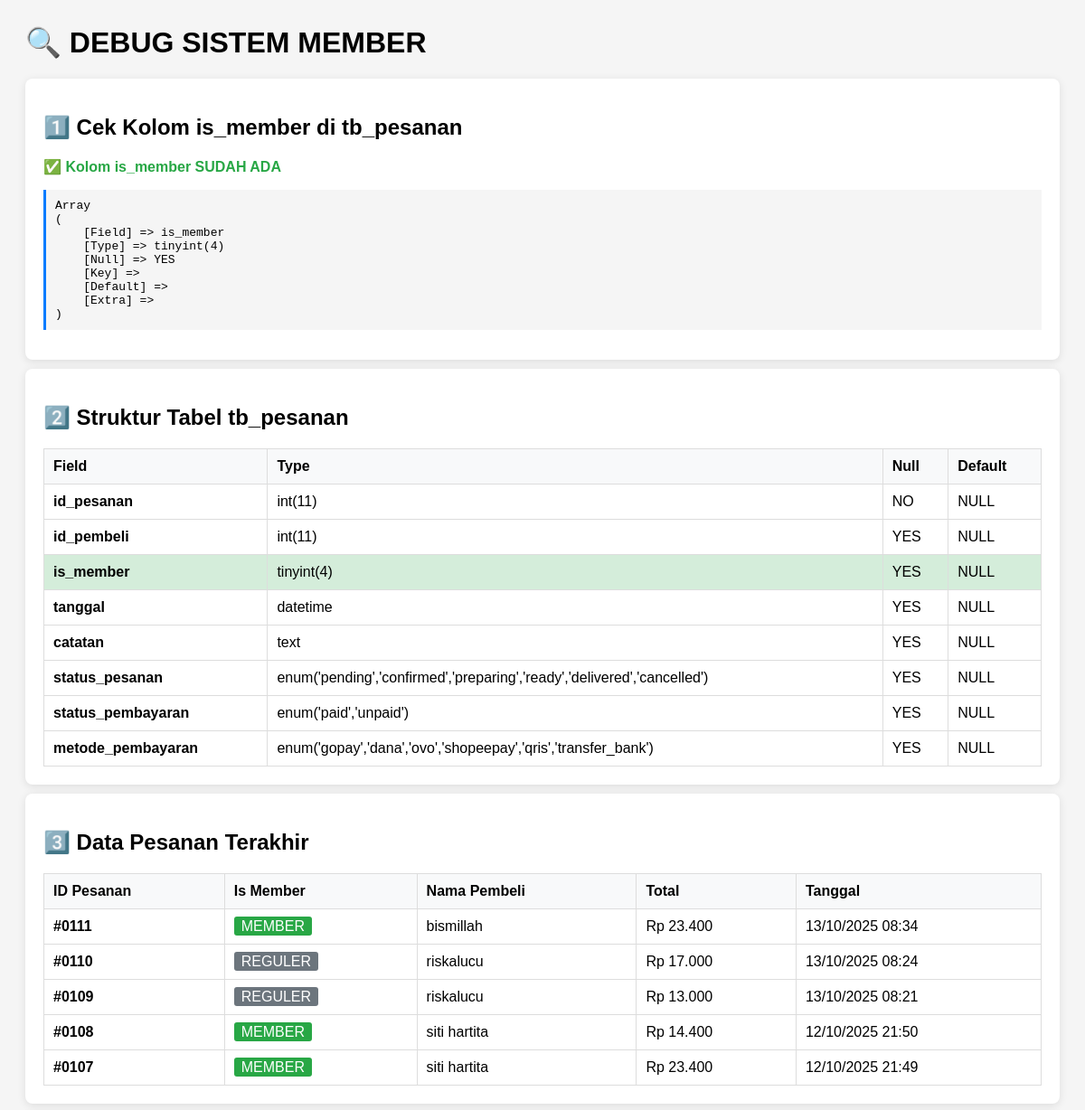
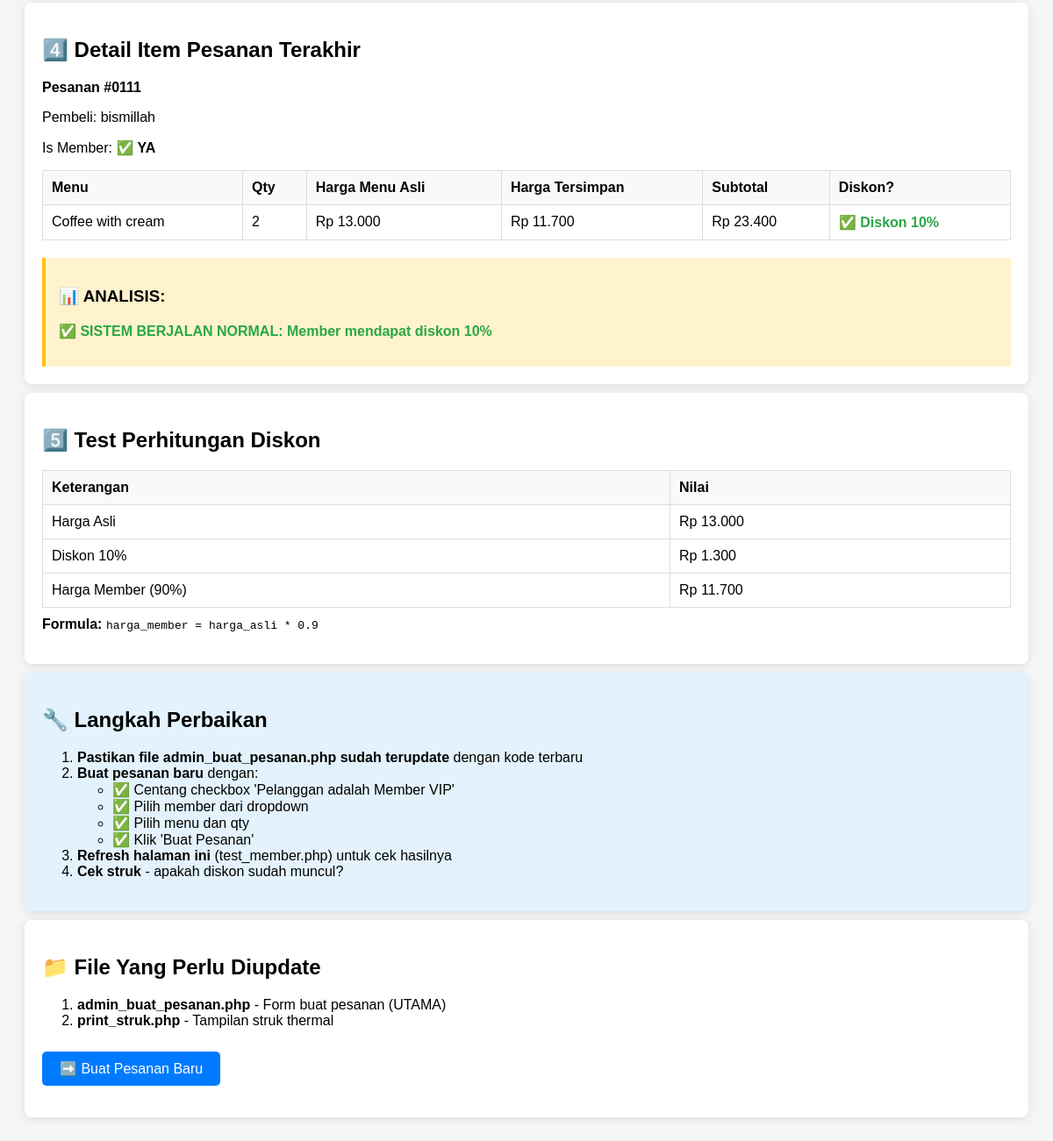
/website/test_member.php, run on the app's committed database (2 pictures, top to bottom).
### tables this page shows
CREATE TABLE IF NOT EXISTS `tb_pesanan` (
  `id_pesanan` int NOT NULL AUTO_INCREMENT,
  `id_pembeli` int DEFAULT NULL,
  `is_member` tinyint DEFAULT NULL,
  `tanggal` datetime DEFAULT NULL,
  `catatan` text,
  `status_pesanan` enum('pending','confirmed','preparing','ready','delivered','cancelled') DEFAULT NULL,
  `status_pembayaran` enum('paid','unpaid') DEFAULT NULL,
  `metode_pembayaran` enum('gopay','dana','ovo','shopeepay','qris','transfer_bank') DEFAULT NULL,
  PRIMARY KEY (`id_pesanan`),
  KEY `FK_tb_pesanan_tb_pembeli` (`id_pembeli`),
  CONSTRAINT `FK_tb_pesanan_tb_pembeli` FOREIGN KEY (`id_pembeli`) REFERENCES `tb_pembeli` (`id_pembeli`) ON DELETE CASCADE ON UPDATE CASCADE
);

CREATE TABLE IF NOT EXISTS `tb_pembeli` (
  `id_pembeli` int NOT NULL AUTO_INCREMENT,
  `nama_pembeli` varchar(100) DEFAULT NULL,
  `nomor_pembeli` varchar(15) DEFAULT NULL,
  `alamat` text,
  PRIMARY KEY (`id_pembeli`)
);

CREATE TABLE IF NOT EXISTS `tb_detailpembayaran` (
  `id_detail` int NOT NULL AUTO_INCREMENT,
  `id_pembayaran` int DEFAULT NULL,
  `id_pesanan` int DEFAULT NULL,
  `jumlah_pesanan` int DEFAULT NULL,
  `harga_satuan` decimal(10,2) DEFAULT NULL,
  `subtotal` decimal(10,2) DEFAULT NULL,
  `id_menu` int DEFAULT NULL,
  PRIMARY KEY (`id_detail`) USING BTREE,
  KEY `FK_tb_detailpembayaran_tb_pembayaran` (`id_pembayaran`),
  KEY `FK_tb_detailpembayaran_tb_pesanan` (`id_pesanan`),
  KEY `Index 4` (`id_menu`),
  CONSTRAINT `FK_tb_detailpembayaran_tb_menu` FOREIGN KEY (`id_menu`) REFERENCES `tb_menu` (`id_menu`),
  CONSTRAINT `FK_tb_detailpembayaran_tb_pembayaran` FOREIGN KEY (`id_pembayaran`) REFERENCES `tb_pembayaran` (`id_pembayaran`) ON DELETE CASCADE ON UPDATE CASCADE,
  CONSTRAINT `FK_tb_detailpembayaran_tb_pesanan` FOREIGN KEY (`id_pesanan`) REFERENCES `tb_pesanan` (`id_pesanan`) ON DELETE CASCADE ON UPDATE CASCADE
);

CREATE TABLE IF NOT EXISTS `tb_menu` (
  `id_menu` int NOT NULL AUTO_INCREMENT,
  `nama` varchar(100) DEFAULT NULL,
  `harga_satuan` decimal(10,2) DEFAULT NULL,
  `foto` varchar(255) DEFAULT NULL,
  PRIMARY KEY (`id_menu`) USING BTREE
);

### website/test_member.php (the view, shortened to what this page needs)
<?php
include "koneksi.php";
echo "<h1>🔍 DEBUG SISTEM MEMBER</h1>";
echo "<div class='box'>";
echo "<h2>1️⃣ Cek Kolom is_member di tb_pesanan</h2>";
$check = mysqli_query($koneksi, "SHOW COLUMNS FROM tb_pesanan LIKE 'is_member'");
if (mysqli_num_rows($check) > 0) {
    $col = mysqli_fetch_assoc($check);
    echo "<p class='success'>✅ Kolom is_member SUDAH ADA</p>";
    echo "<pre>" . print_r($col, true) . "</pre>";
} else {
    echo "<p class='error'>❌ Kolom is_member BELUM ADA!</p>";
    echo "<p>Jalankan query ini:</p>";
    echo "<pre>ALTER TABLE tb_pesanan ADD COLUMN is_member TINYINT(1) DEFAULT 0 AFTER id_pembeli;</pre>";
}
echo "</div>";
echo "<div class='box'>";
echo "<h2>2️⃣ Struktur Tabel tb_pesanan</h2>";
$columns = mysqli_query($koneksi, "SHOW COLUMNS FROM tb_pesanan");
echo "<table>";
echo "<tr><th>Field</th><th>Type</th><th>Null</th><th>Default</th></tr>";
while ($row = mysqli_fetch_assoc($columns)) {
    $highlight = $row['Field'] == 'is_member' ? "style='background: #d4edda;'" : "";
    echo "<tr $highlight>";
    echo "<td><strong>" . $row['Field'] . "</strong></td>";
    echo "<td>" . $row['Type'] . "</td>";
    echo "<td>" . $row['Null'] . "</td>";
    echo "<td>" . ($row['Default'] ?? 'NULL') . "</td>";
    echo "</tr>";
}
echo "</table>";
echo "</div>";
echo "<div class='box'>";
echo "<h2>3️⃣ Data Pesanan Terakhir</h2>";
$pesanan = mysqli_query($koneksi, "
    SELECT
        p.id_pesanan,
        p.is_member,
        p.tanggal,
        b.nama_pembeli,
        (SELECT SUM(subtotal) FROM tb_detailpembayaran WHERE id_pesanan = p.id_pesanan) as total
    FROM tb_pesanan p
    JOIN tb_pembeli b ON p.id_pembeli = b.id_pembeli
    ORDER BY p.id_pesanan DESC
    LIMIT 5
");
if (mysqli_num_rows($pesanan) > 0) {
    echo "<table>";
    echo "<tr><th>ID Pesanan</th><th>Is Member</th><th>Nama Pembeli</th><th>Total</th><th>Tanggal</th></tr>";
    while ($row = mysqli_fetch_assoc($pesanan)) {
        $member_badge = $row['is_member'] == 1 ?
            "<span style='background: #28a745; color: white; padding: 2px 8px; border-radius: 3px;'>MEMBER</span>" :
            "<span style='background: #6c757d; color: white; padding: 2px 8px; border-radius: 3px;'>REGULER</span>";
        echo "<tr>";
        echo "<td><strong>#" . str_pad($row['id_pesanan'], 4, '0', STR_PAD_LEFT) . "</strong></td>";
        echo "<td>" . $member_badge . "</td>";
        echo "<td>" . htmlspecialchars($row['nama_pembeli']) . "</td>";
        echo "<td>Rp " . number_format($row['total'], 0, ',', '.') . "</td>";
        echo "<td>" . date('d/m/Y H:i', strtotime($row['tanggal'])) . "</td>";
        echo "</tr>";
    }
    echo "</table>";
} else {
    echo "<p class='warning'>⚠️ Belum ada pesanan</p>";
}
echo "</div>";
echo "<div class='box'>";
echo "<h2>4️⃣ Detail Item Pesanan Terakhir</h2>";
$last_order = mysqli_fetch_assoc(mysqli_query($koneksi, "SELECT MAX(id_pesanan) as id FROM tb_pesanan"));
if ($last_order && $last_order['id']) {
    $id = $last_order['id'];
    $order = mysqli_fetch_assoc(mysqli_query($koneksi, "
        SELECT p.*, b.nama_pembeli
        FROM tb_pesanan p
        JOIN tb_pembeli b ON p.id_pembeli = b.id_pembeli
        WHERE p.id_pesanan = $id
    "));
    echo "<p><strong>Pesanan #" . str_pad($id, 4, '0', STR_PAD_LEFT) . "</strong></p>";
    echo "<p>Pembeli: " . htmlspecialchars($order['nama_pembeli']) . "</p>";
    echo "<p>Is Member: <strong>" . ($order['is_member'] == 1 ? "✅ YA" : "❌ TIDAK") . "</strong></p>";
    $items = mysqli_query($koneksi, "
        SELECT d.*, m.nama, m.harga_satuan as harga_menu_asli
        FROM tb_detailpembayaran d
        JOIN tb_menu m ON d.id_menu = m.id_menu
        WHERE d.id_pesanan = $id
    ");
    echo "<table>";
    echo "<tr><th>Menu</th><th>Qty</th><th>Harga Menu Asli</th><th>Harga Tersimpan</th><th>Subtotal</th><th>Diskon?</th></tr>";
    while ($item = mysqli_fetch_assoc($items)) {
        $harga_asli = $item['harga_menu_asli'];
        $harga_tersimpan = $item['harga_satuan'];
        $ada_diskon = ($harga_tersimpan < $harga_asli);
        $persen_diskon = $ada_diskon ? round((1 - ($harga_tersimpan / $harga_asli)) * 100) : 0;
        echo "<tr>";
        echo "<td>" . htmlspecialchars($item['nama']) . "</td>";
        echo "<td>" . $item['jumlah_pesanan'] . "</td>";
        echo "<td>Rp " . number_format($harga_asli, 0, ',', '.') . "</td>";
        echo "<td>Rp " . number_format($harga_tersimpan, 0, ',', '.') . "</td>";
        echo "<td>Rp " . number_format($item['subtotal'], 0, ',', '.') . "</td>";
        echo "<td>" . ($ada_diskon ?
            "<span class='success'>✅ Diskon $persen_diskon%</span>" :
            "<span class='error'>❌ Tidak ada diskon</span>") . "</td>";
        echo "</tr>";
    }
    echo "</table>";
    echo "<div style='margin-top: 20px; padding: 15px; background: #fff3cd; border-left: 4px solid #ffc107;'>";
    echo "<h3>📊 ANALISIS:</h3>";
    if ($order['is_member'] == 1 && !$ada_diskon) {
        echo "<p class='error'>❌ MASALAH DITEMUKAN: Pesanan adalah MEMBER tapi harga TIDAK dikurangi 10%!</p>";
        echo "<p><strong>Kemungkinan penyebab:</strong></p>";
        echo "<ul>";
        echo "<li>File admin_buat_pesanan.php belum terupdate dengan benar</li>";
        echo "<li>Checkbox member tidak tercentang saat buat pesanan</li>";
        echo "<li>Ada error di kode PHP yang tidak terlihat</li>";
        echo "</ul>";
    } else if ($order['is_member'] == 1 && $ada_diskon) {
        echo "<p class='success'>✅ SISTEM BERJALAN NORMAL: Member mendapat diskon $persen_diskon%</p>";
    } else {
        echo "<p>ℹ️ Pesanan ini bukan member, tidak ada diskon (NORMAL)</p>";
    }
    echo "</div>";
} else {
    echo "<p class='warning'>⚠️ Belum ada pesanan</p>";
}
echo "</div>";
echo "<div class='box'>";
echo "<h2>5️⃣ Test Perhitungan Diskon</h2>";
$harga_asli = 13000;
$harga_member = $harga_asli * 0.9;
$selisih = $harga_asli - $harga_member;
echo "<table>";
echo "<tr><th>Keterangan</th><th>Nilai</th></tr>";
echo "<tr><td>Harga Asli</td><td>Rp " . number_format($harga_asli, 0, ',', '.') . "</td></tr>";
echo "<tr><td>Diskon 10%</td><td>Rp " . number_format($selisih, 0, ',', '.') . "</td></tr>";
echo "<tr><td>Harga Member (90%)</td><td>Rp " . number_format($harga_member, 0, ',', '.') . "</td></tr>";
echo "</table>";
echo "<p style='margin-top: 10px;'><strong>Formula:</strong> <code>harga_member = harga_asli * 0.9</code></p>";
echo "</div>";
echo "<div class='box' style='background: #e3f2fd;'>";
echo "<h2>🔧 Langkah Perbaikan</h2>";
echo "<ol>";
echo "<li><strong>Pastikan file admin_buat_pesanan.php sudah terupdate</strong> dengan kode terbaru</li>";
echo "<li><strong>Buat pesanan baru</strong> dengan:
    <ul>
        <li>✅ Centang checkbox 'Pelanggan adalah Member VIP'</li>
        <li>✅ Pilih member dari dropdown</li>
        <li>✅ Pilih menu dan qty</li>
        <li>✅ Klik 'Buat Pesanan'</li>
    </ul>
</li>";
echo "<li><strong>Refresh halaman ini</strong> (test_member.php) untuk cek hasilnya</li>";
echo "<li><strong>Cek struk</strong> - apakah diskon sudah muncul?</li>";
echo "</ol>";
echo "</div>";
?>
<div class="box">
    <h2>📁 File Yang Perlu Diupdate</h2>
    <ol>
        <li><strong>admin_buat_pesanan.php</strong> - Form buat pesanan (UTAMA)</li>
        <li><strong>print_struk.php</strong> - Tampilan struk thermal</li>
    </ol>
    <p><a href="admin_buat_pesanan.php" style="display: inline-block; padding: 10px 20px; background: #007bff; color: white; text-decoration: none; border-radius: 5px; margin-top: 10px;">➡️ Buat Pesanan Baru</a></p>
</div>

### website/test_member.php (style rules this page uses)
.box { background: white; padding: 20px; margin: 10px 0; border-radius: 8px; box-shadow: 0 2px 10px rgba(0,0,0,0.1); }
.success { color: #28a745; font-weight: bold; }
table { width: 100%; border-collapse: collapse; margin-top: 10px; }
th, td { padding: 10px; text-align: left; border: 1px solid #ddd; }
th { background: #f8f9fa; }
pre { background: #f5f5f5; padding: 10px; border-left: 3px solid #007bff; overflow-x: auto; }

### data on the page
tb_pesanan: id_pesanan "0111", is_member "MEMBER", id_pembeli.nama_pembeli "bismillah", total "23.400", tanggal "13/10/2025 08:34"
tb_pesanan: id_pesanan "0110", is_member "REGULER", id_pembeli.nama_pembeli "riskalucu", total "17.000", tanggal "13/10/2025 08:24"
tb_pesanan: id_pesanan "0109", is_member "REGULER", id_pembeli.nama_pembeli "riskalucu", total "13.000", tanggal "13/10/2025 08:21"
tb_pesanan: id_pesanan "0108", is_member "MEMBER", id_pembeli.nama_pembeli "siti hartita", total "14.400", tanggal "12/10/2025 21:50"
tb_pesanan: id_pesanan "0107", is_member "MEMBER", id_pembeli.nama_pembeli "siti hartita", total "23.400", tanggal "12/10/2025 21:49"
tb_detailpembayaran: id_menu.nama "Coffee with cream", jumlah_pesanan "2", id_menu.harga_satuan "13.000", harga_satuan "11.700", subtotal "23.400", harga_satuan.harga_satuan "10"

### other printed values
print_r($col, true) "Array ( [Field] => is_member [Type] => tinyint(4) [Null] => YES [Key] => [Default] => [Extra] => )"
$row['Field'] "id_pesanan"
$row['Type'] "int(11)"
$row['Null'] "NO"
$row['Default'] "NULL"
$row['Field'] "id_pembeli"
$row['Null'] "YES"
$row['Field'] "is_member"
$row['Type'] "tinyint(4)"
$row['Field'] "tanggal"
$row['Type'] "datetime"
$row['Field'] "catatan"
$row['Type'] "text"
$row['Field'] "status_pesanan"
$row['Type'] "enum('pending','confirmed','preparing','ready','delivered','cancelled')"
